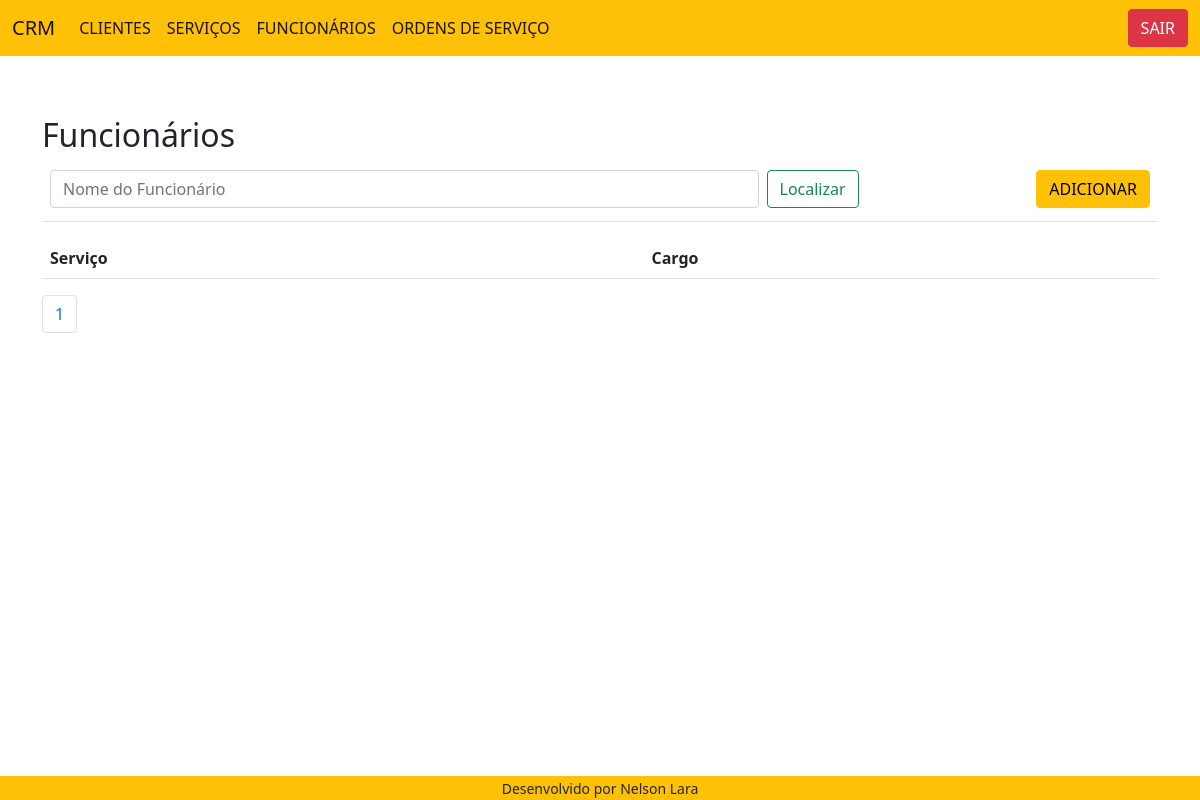
The page /employee/list/ on the database as committed earlier.
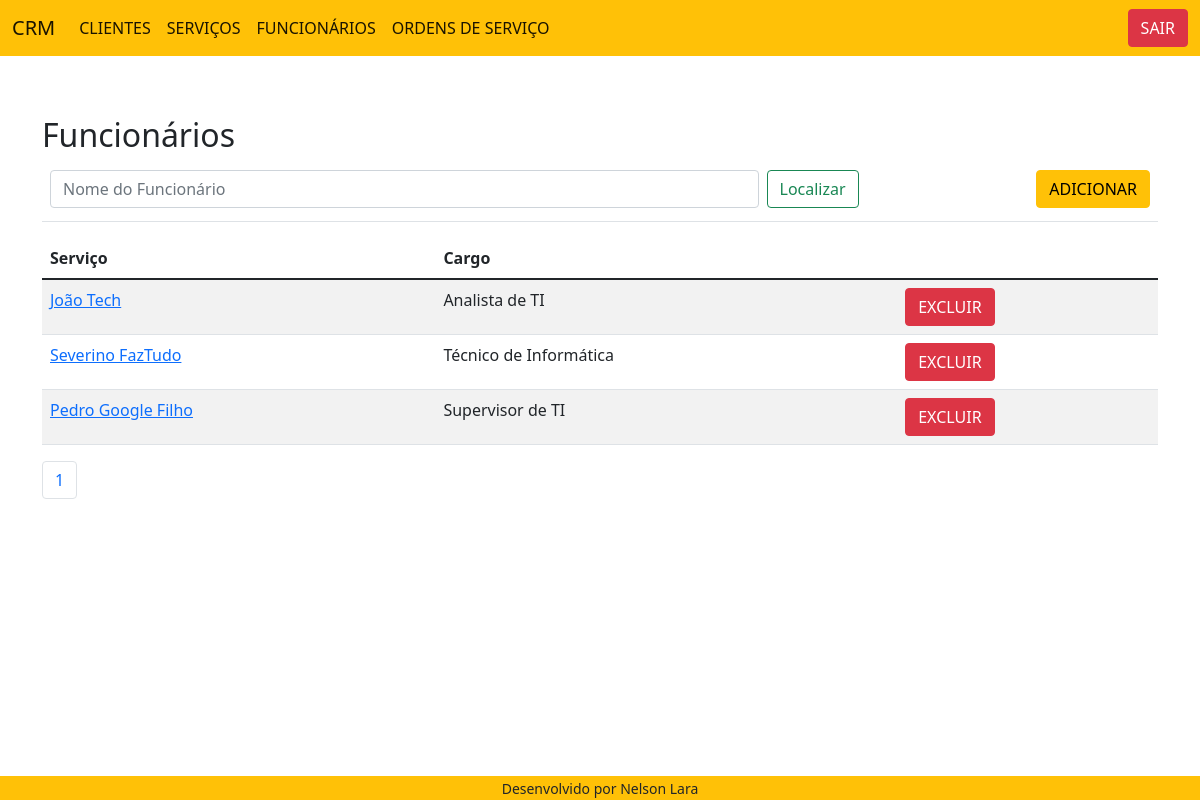
The same page on the database as committed later.
### employee/models.py (models this page shows, shortened)
class Employee(models.Model):
    employee_name = models.CharField(max_length=30)
    position = models.CharField(max_length=30)
    def get_absolute_url(self):
        return reverse("employee:employee-update", kwargs={"id": self.id})
    def get_delete_url(self):
        return reverse("employee:employee-delete", kwargs={"id": self.id})
    class Meta:
        db_table = "employee"

### employee/views.py (the view)
# urls.py: path("list/", EmployeeListView.as_view(), name="employee-list"),
class EmployeeListView(ListView):
    template_name = "employee/employee_list.html"
    paginate_by = 5
    model = Employee
    def get_queryset(self):
        name = self.request.GET.get("name")
        if name:
            object_list = self.model.objects.filter(
                                                    Q(employee_name__icontains=name) |
                                                    Q(position__icontains=name)
            )
        else:
            object_list = self.model.objects.all()
        return object_list

### employee/templates/employee/employee_list.html (shortened to what this page needs)
{% extends "model-page.html" %}
{% block content %}
    <h2>Funcionários</h2>
       <table class="table table-bordered: 0 text-end">
           <tr>
               <td>
                    <form class="d-flex">
                        <input class="form-control me-2" type="search" name="name" placeholder="Nome do Funcionário" aria-label="Search">
                        <button class="btn me-2 btn-outline-success" type="submit">Localizar</button>
                    </form>
                </td>
                <td>
                        <button type="button" class="btn btn-warning" style="float: right; margin-bottom: 5px;">ADICIONAR</button>
                </td>
            </tr>
       </table>
    <table class="table table-striped table-hover">
        <thead>
            <tr>
                <th>Serviço</th>
                <th>Cargo</th>
            </tr>
        </thead>
        <tbody>
            {% for employee in employee_list %}
            <tr>
                <td><a href="{{ employee.get_absolute_url }}">{{ employee.employee_name }}</a></td>
                <td>{{ employee.position }}</td>
                <form method="post" action="{{ employee.get_delete_url }}">{% csrf_token %}
                    <td>
                        <button type="button" class="btn btn-danger" data-bs-toggle="modal" data-bs-target="#PassandoIDparaOmodal{{employee.id}}">
                            EXCLUIR
                        </button>
                    </td>
                </form>
            </tr>
            {% endfor %}
        </tbody>
    </table>
    <ul class="pagination">
        {% for object in page_obj.paginator.page_range %}
            <li class="page-item"><a class="page-link" href="?page={{ forloop.counter }}">{{ forloop.counter }}</a></li>
        {% endfor %}
    </ul>
{% endblock %}

Rows that differ between the two databases and show on the page:
added Employee: employee_name "João Tech", position "Analista de TI"
added Employee: employee_name "Severino FazTudo", position "Técnico de Informática"
added Employee: employee_name "Pedro Google Filho", position "Supervisor de TI"
